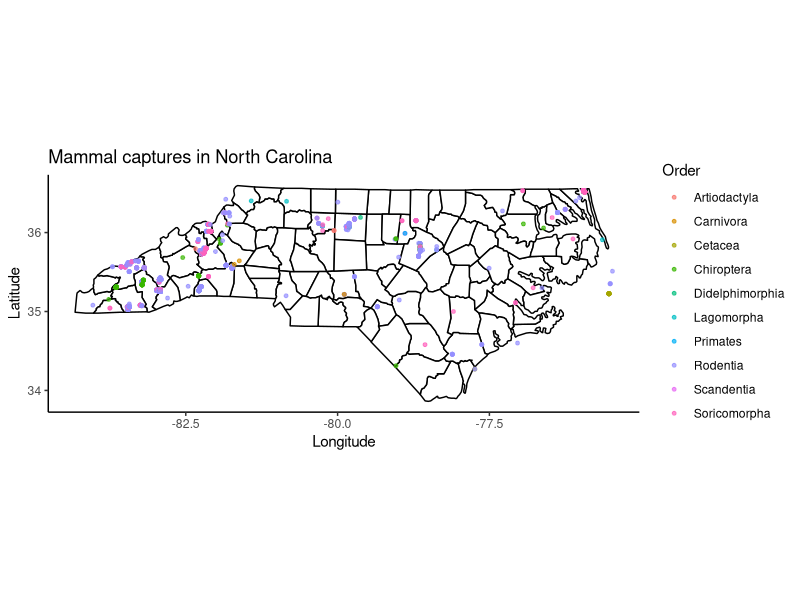

Write the R code that produced this figure.
# Map building in RStudio
#mariii
# ---------------------------------------------------------------------------- #
## OBJECTIVES:
# 1. Understand when and why we may want to use R to build maps
# 2. Understand that there are many different ways to map spatial data within RStudio framework
# 3. Use packages such as maps and ggplot to map spatial data 
# 4. To learn how to find and import environmental spatial data sets


# MAPPING SPECIMEN OCCURRENCE DATA ------------------------------------------

# In this section, we are going to learn how to find and plot mammal occurrence
# data from North Carolina. First, we need to find a dataset to download. 

# To find an appropriate dataset, I queried the opensource museum data sharing
# platform Arctos (arctos.org) to gather mammal records North Carolina.
# Here is the link to the website: https://arctos.database.museum/

# It is free to make an account and search+download records, but I shared a csv 
# file in the the email I sent out for those who do not have an account already 
# made. 

# To filter the records, I specified "Mammalia" in the "Any taxon, ID, common name"
# box within the Identification field, and "North Carolina" in the "state_prov" 
# within the Place field

# Once we have the csv file saved in our UNCG_DataWrangling folder on our 
# desktops, we will need to begin cleaning the file to make it easier to work with

# LOAD REQUIRED PACKAGES
library(tidyverse)
library(ggplot2)
library(maps)
library(sf)
library(dplyr)

# To read in the data, create an object titled "mammal_data" from the NC_mamm_data csv 
mammal_data <- read.csv("NC_mamm_data.csv")

# Review your data using the unique() function, pulling from the object mammal_data to see the column names, the unique localities, unique genera, and unique orders
colnames(mammal_data)
unique(mammal_data$locality) #238 unique localities
unique(mammal_data$genus) #50 unique genera
unique(mammal_data$order) #15 unique orders - for the sake of this assignment, we will plot specimens groupped by color 

# Remove the 'USE_LICENSE_URL' column because it is not needed for plotting
mammal_data <- mammal_data %>%
  select(-USE_LICENSE_URL)

# Rename remaining columns
colnames(mammal_data) <- c("country", "state", "locality", "date", "lat", "long", "sex", "life_stage", "genus", "order", "family")

# Clean NA values from specified columns
clean_data <- mammal_data %>%
  drop_na(long, lat, locality, genus)

# Get North Carolina county map
nc_map <- map_data("county", region = "north carolina")

# Create the combined map
ggplot() +
  geom_polygon(data = nc_map,
               aes(x = long, y = lat, group = group),
               fill = "white",
               color = "black") +
  geom_point(data = clean_data,
             aes(x = long, y = lat, color = order),
             size = 1,
             alpha = 0.7) +
  coord_fixed(1.3) +
  theme_classic() +
  labs(title = "Mammal captures in North Carolina",
       x = "Longitude",
       y = "Latitude",
       color = "Order")


# MAPPING SPECIES RICHNESS ------------------------------------------------

# Using the same csv we used for our map above, we can create a map that colors counties along a gradient based on species richness 


# convert data from the csv to an sf file using st_as_sf() function 
